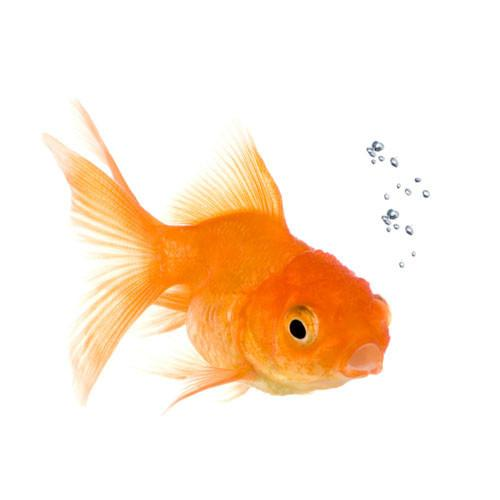
#> input picture GF1.jpg, 500 x 500 px
$ python featureMatchingBruteForce.py
#> lines starting #> are read from the running program, lines starting #| are printed output that depends on the picture
import cv2
import numpy as np
import matplotlib.pyplot as plt

img1 = cv2.imread('GF1.jpg', 0)
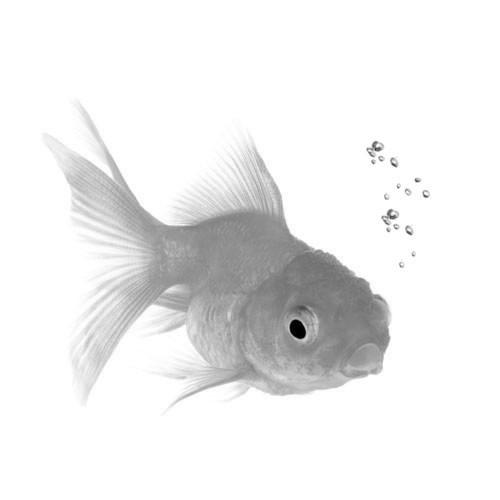
#> img1: shape (500, 500); min 0, max 255, mean 238
img2 = cv2.imread('GF2.jpg', 0)
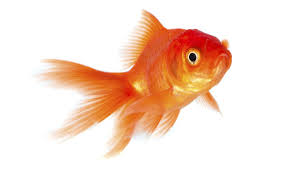
#> input picture GF2.jpg, 297 x 169 px
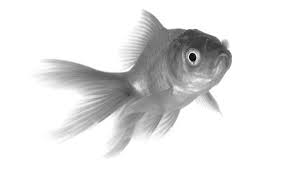
#> img2: shape (169, 297); min 0, max 255, mean 227.8

# ORB is intended to be rotation invariant and deals well with noise, while being much faster than other feature detectors of the past ages.
# this detects if a point on the image is a feature or not.
# The accuracy doesn't change significantly with the change in color
orb = cv2.ORB_create()
#this is the detector of similarities

# defining and initializing the key points and the descriptors
kp1, des1 = orb.detectAndCompute(img1, None)
#> kp1 = 496 keypoints; strongest (x, y, size): (301, 337, 44.6), (299, 333, 77.1), (299, 331, 92.6), (304, 334, 44.6)
kp2, des2 = orb.detectAndCompute(img2, None)
#> kp2 = 314 keypoints; strongest (x, y, size): (192, 53, 31), (193, 59, 31), (192, 55, 37.2), (190, 54, 31)

# Brute Force Matcher object
bf = cv2.BFMatcher(cv2.NORM_HAMMING, crossCheck = True)

# Match the features and find the ones which are similiar (BruteForce)
matches = bf.match(des1, des2)
#> matches = 63 matches
# we sort them on the basis of confidence of the similarities found
matches = sorted(matches, key = lambda x:x.distance)

# show the matches in an image and specifying the number of matches from img1 and img2
img3 = cv2.drawMatches(img1, kp1, img2, kp2, matches[:100], None, flags = 2)
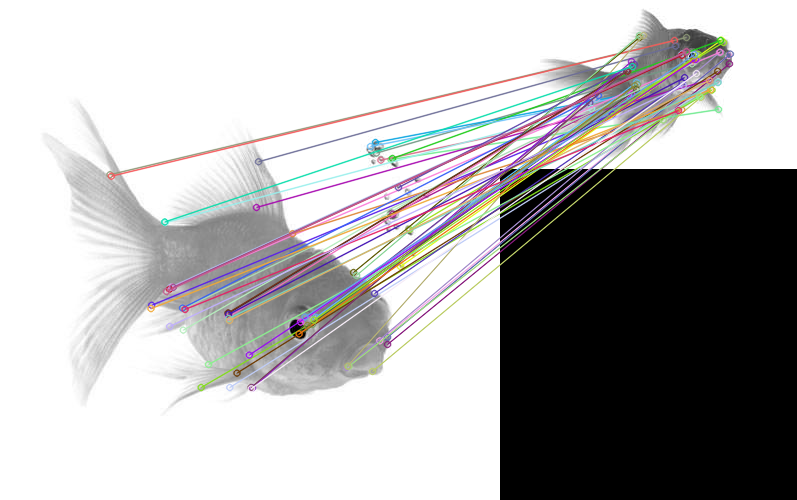
#> img3: shape (500, 797, 3); mean of channels 0, 1, 2 174, 173.6, 174.6; drawn as B, G, R
plt.imshow(img3)
plt.show()
